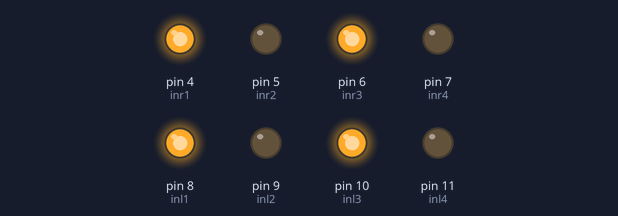
This sketch was run on a simulated Arduino Uno, built with avr-gcc and run on an emulated ATmega328P. Parts: output pins drawn as LEDs (lit = HIGH).

Above: at 0.1 s.
At 6.1 s:
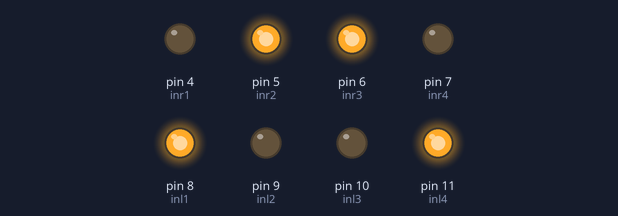
At 9.1 s:
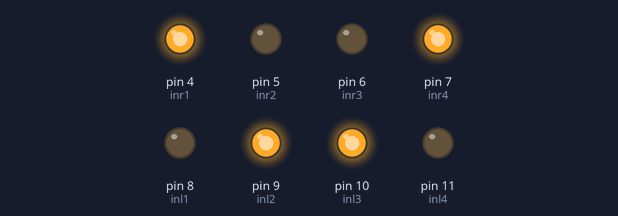
At 18.1 s:
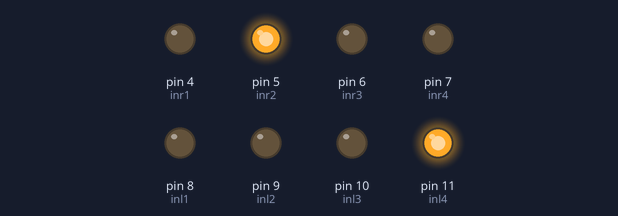
At 27.1 s:
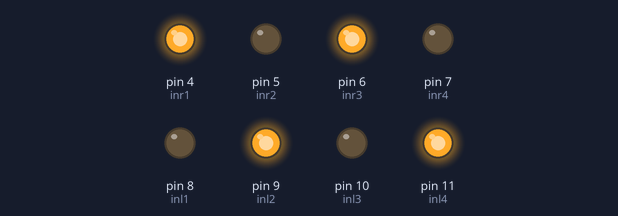
At 36.1 s:
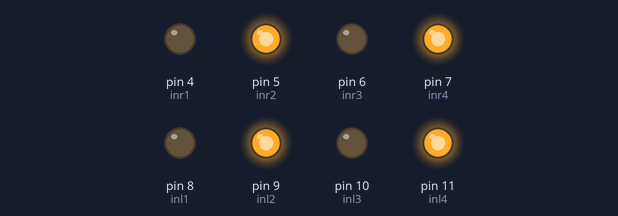
Timing chart, 0 to 40.0 s (numbered marks = the images above):
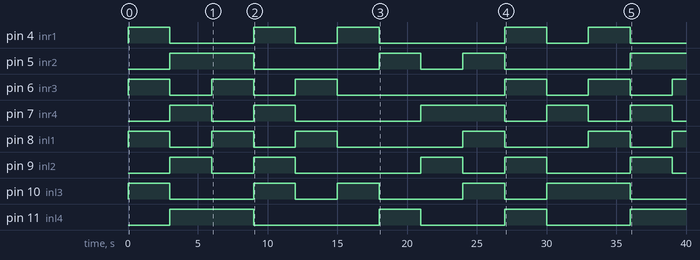

The sketch:

Omni_dir_drive_2.ino
```cpp
//Left Wheel
int inl1=8;
int inl2=9;
int inl3=10;
int inl4=11;
//Right wheel
int inr1=4;
int inr2=5;
int inr3=6;
int inr4=7;

void setup() {
  pinMode(inl1,OUTPUT);
  pinMode(inl2,OUTPUT);
  pinMode(inl3,OUTPUT);
  pinMode(inl4,OUTPUT);
  pinMode(inr1,OUTPUT);
  pinMode(inr2,OUTPUT);
  pinMode(inr3,OUTPUT);
  pinMode(inr4,OUTPUT);

  digitalWrite(inl1, LOW);
  digitalWrite(inl2, LOW);
  digitalWrite(inl3, LOW);
  digitalWrite(inl4, LOW);
  digitalWrite(inr1,LOW);
  digitalWrite(inr2, LOW);
  digitalWrite(inr3,LOW);
  digitalWrite(inr4, LOW);
}

void loop() {
  //Forward direction
  digitalWrite(inl1, HIGH);
  digitalWrite(inl2, LOW);
  digitalWrite(inl3, HIGH);
  digitalWrite(inl4, LOW);
  digitalWrite(inr1,HIGH);
  digitalWrite(inr2, LOW);
  digitalWrite(inr3,HIGH);
  digitalWrite(inr4, LOW);
  delay(3000);

  //Backward direction
  digitalWrite(inl1, LOW);
  digitalWrite(inl2, HIGH);
  digitalWrite(inl3, LOW);
  digitalWrite(inl4, HIGH);
  digitalWrite(inr1,LOW);
  digitalWrite(inr2, HIGH);
  digitalWrite(inr3,LOW);
  digitalWrite(inr4,HIGH);
  delay(3000);

  //Right direction
  digitalWrite(inl1, HIGH);
  digitalWrite(inl2, LOW);
  digitalWrite(inl3, LOW);
  digitalWrite(inl4, HIGH);
  digitalWrite(inr1,LOW);
  digitalWrite(inr2, HIGH);
  digitalWrite(inr3,HIGH);
  digitalWrite(inr4,LOW);
  delay(3000);

  //Left direction
  digitalWrite(inl1, LOW);
  digitalWrite(inl2, HIGH);
  digitalWrite(inl3, HIGH);
  digitalWrite(inl4, LOW);
  digitalWrite(inr1,HIGH);
  digitalWrite(inr2, LOW);
  digitalWrite(inr3,LOW);
  digitalWrite(inr4,HIGH);
  delay(3000);

  //Forward right
  digitalWrite(inl1, HIGH);
  digitalWrite(inl2, LOW);
  digitalWrite(inl3, LOW);
  digitalWrite(inl4, LOW);
  digitalWrite(inr1,LOW);
  digitalWrite(inr2, LOW);
  digitalWrite(inr3,HIGH);
  digitalWrite(inr4,LOW);
  delay(3000);

  //Forward Left
  digitalWrite(inl1, LOW);
  digitalWrite(inl2, LOW);
  digitalWrite(inl3, HIGH);
  digitalWrite(inl4, LOW);
  digitalWrite(inr1,HIGH);
  digitalWrite(inr2, LOW);
  digitalWrite(inr3,LOW);
  digitalWrite(inr4,LOW);
  delay(3000);


  //Backward Right
  digitalWrite(inl1, LOW);
  digitalWrite(inl2, LOW);
  digitalWrite(inl3, LOW);
  digitalWrite(inl4, HIGH);
  digitalWrite(inr1,LOW);
  digitalWrite(inr2, HIGH);
  digitalWrite(inr3,LOW);
  digitalWrite(inr4,LOW);
  delay(3000);

  //Backward Left
  digitalWrite(inl1, LOW);
  digitalWrite(inl2, HIGH);
  digitalWrite(inl3, LOW);
  digitalWrite(inl4, LOW);
  digitalWrite(inr1,LOW);
  digitalWrite(inr2, LOW);
  digitalWrite(inr3,LOW);
  digitalWrite(inr4,HIGH);
  delay(3000);

  //Turning Right
  digitalWrite(inl1, HIGH);
  digitalWrite(inl2, LOW);
  digitalWrite(inl3, HIGH);
  digitalWrite(inl4, LOW);
  digitalWrite(inr1,LOW);
  digitalWrite(inr2, HIGH);
  digitalWrite(inr3,LOW);
  digitalWrite(inr4, HIGH);
  delay(3000);

  //Turning Left
  digitalWrite(inl1, LOW);
  digitalWrite(inl2, HIGH);
  digitalWrite(inl3, LOW);
  digitalWrite(inl4, HIGH);
  digitalWrite(inr1,HIGH);
  digitalWrite(inr2, LOW);
  digitalWrite(inr3,HIGH);
  digitalWrite(inr4, LOW);
  delay(3000);

  //Lateral Arc
  digitalWrite(inl1, LOW);
  digitalWrite(inl2, LOW);
  digitalWrite(inl3, HIGH);
  digitalWrite(inl4, LOW);
  digitalWrite(inr1,LOW);
  digitalWrite(inr2, LOW);
  digitalWrite(inr3,LOW);
  digitalWrite(inr4, HIGH);
  delay(3000);

}
```

Measured:
- by itself, pin 4 (inr1): LOW → HIGH at 0.00 s, → LOW 3.0 s later, → HIGH 6.0 s later, → LOW 3.0 s later, … (10 changes in this stretch)
- by itself, pin 5 (inr2): goes HIGH 6.0 s, LOW 9.0 s, HIGH 3.0 s, LOW 3.0 s, HIGH 3.0 s, LOW 9.0 s, then HIGH
- by itself, pin 6 (inr3): LOW → HIGH at 0.00 s, → LOW 3.0 s later, → HIGH 3.0 s later, → LOW 3.0 s later, … (11 changes in this stretch)
- by itself, pin 7 (inr4): LOW → HIGH at 3.0 s, → LOW 3.0 s later, → HIGH 3.0 s later, → LOW 3.0 s later, … (10 changes in this stretch)
- by itself, pin 8 (inl1): LOW → HIGH at 0.00 s, → LOW 3.0 s later, → HIGH 3.0 s later, → LOW 3.0 s later, … (11 changes in this stretch)
- by itself, pin 9 (inl2): LOW → HIGH at 3.0 s, → LOW 3.0 s later, → HIGH 3.0 s later, → LOW 3.0 s later, … (10 changes in this stretch)
- by itself, pin 10 (inl3): LOW → HIGH at 0.00 s, → LOW 3.0 s later, → HIGH 6.0 s later, → LOW 3.0 s later, … (10 changes in this stretch)
- by itself, pin 11 (inl4): goes HIGH 6.0 s, LOW 9.0 s, HIGH 3.0 s, LOW 6.0 s, HIGH 3.0 s, LOW 6.0 s, then HIGH
